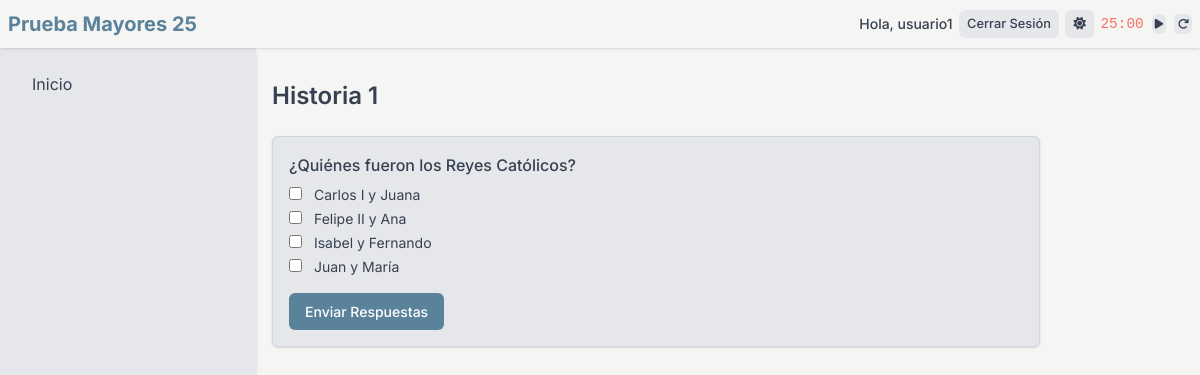
Page /examen/2 (signed in) on the committed database.
### tables this page shows
CREATE TABLE usuarios (
                id INTEGER PRIMARY KEY AUTOINCREMENT,
                username TEXT NOT NULL UNIQUE,
                password TEXT NOT NULL
            );

CREATE TABLE examenes (
                id INTEGER PRIMARY KEY AUTOINCREMENT,
                asignatura_id INTEGER,
                nombre TEXT NOT NULL,
                UNIQUE(asignatura_id, nombre),
                FOREIGN KEY (asignatura_id) REFERENCES asignaturas(id)
            );

CREATE TABLE preguntas (
                id INTEGER PRIMARY KEY AUTOINCREMENT,
                examen_id INTEGER,
                texto TEXT NOT NULL,
                UNIQUE(examen_id, texto),
                FOREIGN KEY (examen_id) REFERENCES examenes(id)
            );

CREATE TABLE opciones (
                id INTEGER PRIMARY KEY AUTOINCREMENT,
                pregunta_id INTEGER,
                texto TEXT NOT NULL,
                es_correcta INTEGER NOT NULL DEFAULT 0,
                UNIQUE(pregunta_id, texto),
                FOREIGN KEY (pregunta_id) REFERENCES preguntas(id)
            );

### app.py (the view, shortened to what this page needs)
@app.route("/examen/<int:examen_id>", methods=["GET", "POST"])
@login_required
def mostrar_examen(examen_id):
    with closing(get_db_connection()) as conn:
        examen_row = conn.execute(
            "SELECT id, nombre, asignatura_id FROM examenes WHERE id = ?", (examen_id,)
        ).fetchone()
        if not examen_row:
            return redirect(url_for("index"))
        examen = dict(examen_row)
        preguntas = [
            dict(row)
            for row in conn.execute(
                "SELECT id, texto FROM preguntas WHERE examen_id = ?", (examen_id,)
            ).fetchall()
        ]
        for pregunta in preguntas:
            pregunta["opciones"] = [
                dict(row)
                for row in conn.execute(
                    "SELECT id, texto, es_correcta FROM opciones WHERE pregunta_id = ?",
                    (pregunta["id"],),
                ).fetchall()
            ]
        examen["preguntas"] = preguntas
        intentos = [
            dict(row)
            for row in conn.execute(
                """
                SELECT id, porcentaje_acierto, respuestas_correctas, respuestas_incorrectas,
                fecha FROM intentos_examen
                WHERE usuario_id = ? AND examen_id = ?
                ORDER BY fecha DESC
                """,
                (current_user.id, examen_id),
            ).fetchall()
        ]
        return render_template(
            "examen.html",
            examen=examen,
            intentos=fetch_intentos(examen_id),
            navbar_data=get_navbar_data(),
        )

### app.py (called while the page is built)
@login_manager.user_loader
def load_user(user_id):
    with closing(get_db_connection()) as conn:
        user = conn.execute(
            "SELECT id, username FROM usuarios WHERE id = ?", (user_id,)
        ).fetchone()
        return User(user["id"], user["username"]) if user else None

def get_navbar_data():
    return {
        "is_authenticated": current_user.is_authenticated,
        "username": current_user.username if current_user.is_authenticated else None,
        "dark_mode": session.get("dark_mode", False),
    }

def fetch_intentos(examen_id):
    with closing(get_db_connection()) as conn:
        intentos = [
            dict(row)
            for row in conn.execute(
                """
                SELECT id, porcentaje_acierto, respuestas_correctas, respuestas_incorrectas, fecha
                FROM intentos_examen
                WHERE usuario_id = ? AND examen_id = ?
                ORDER BY fecha DESC
                """,
                (current_user.id, examen_id),
            ).fetchall()
        ]
    return intentos

### init_db.py (called while the page is built)
def get_db_connection():
    db_path = os.path.join(current_app.root_path, "instance", "database.db")
    conn = sqlite3.connect(db_path, check_same_thread=False)
    conn.row_factory = sqlite3.Row
    return conn

### templates/examen.html (shortened to what this page needs)
<!DOCTYPE html>
<html lang="es" data-theme="{{ 'dark' if navbar_data.dark_mode else 'light' }}">
<head>
    <link rel="stylesheet" href="https://cdnjs.cloudflare.com/ajax/libs/font-awesome/6.5.1/css/all.min.css">
    <script src="https://cdn.tailwindcss.com"></script>
    <link rel="stylesheet" href="{{ url_for('static', filename='css/style.css') }}">
</head>
<body>
    {% include '_navbar.html' %}
    {% include '_sidebar.html' %}
    <main class="content">
        <h1 class="text-2xl font-semibold mb-6">{{ examen['nombre'] }}</h1>
        {% if resultado %}
        <div id="examen-resultados" class="card mb-6 max-w-3xl">
            <h2 class="text-lg font-semibold mb-3">Resultados</h2>
            <p class="text-sm mb-3">Porcentaje de acierto: {{ "%.2f"|format(porcentaje_acierto) }}%</p>
            {% for res in resultado %}
            <div class="mb-4">
                <p class="font-medium mb-1">{{ res['texto'] }}</p>
                <p class="text-sm mb-1">Aciertos: {{ res['aciertos'] }} de {{ res['total_correctas'] }}</p>
                <ul class="text-sm space-y-1">
                    {% for opcion in res['opciones'] %}
                    <li
                        class="{% if opcion['id'] in res['correctas'] and opcion['id'] in res['seleccionadas'] %}text-green-600 dark:text-green-400{% elif opcion['id'] in res['correctas'] %}text-blue-600 dark:text-blue-400{% elif opcion['id'] in res['seleccionadas'] %}text-red-600 dark:text-red-400{% endif %}">
                        {{ opcion['texto'] }}
                        {% if opcion['id'] in res['seleccionadas'] %}(Seleccionada){% endif %}
                        {% if opcion['id'] in res['correctas'] %}(Correcta){% endif %}
                    </li>
                    {% endfor %}
                </ul>
            </div>
            {% endfor %}
            <div class="flex space-x-4 mt-4">
                <button class="btn btn-primary export-examen-pdf"><i class="fas fa-file-pdf mr-2"></i> Exportar a
                    PDF</button>
                <a href="{{ url_for('mostrar_examen', examen_id=examen['id']) }}" class="btn btn-primary"><i
                        class="fas fa-redo mr-2"></i> Reintentar</a>
            </div>
        </div>
        {% else %}
        <form method="POST" id="examen-form" class="card max-w-3xl">
            {% for pregunta in examen['preguntas'] %}
            <div class="mb-4">
                <p class="font-medium mb-2">{{ pregunta['texto'] }}</p>
                {% for opcion in pregunta['opciones'] %}
                <label class="block text-sm mb-1">
                    <input type="checkbox" name="pregunta_{{ pregunta['id'] }}" value="{{ opcion['id'] }}" class="mr-2">
                    {{ opcion['texto'] }}
                </label>
                {% endfor %}
            </div>
            {% endfor %}
            <button type="submit" class="btn btn-primary">Enviar Respuestas</button>
        </form>
        {% endif %}
    </main>
</body>
</html>

### templates/_navbar.html (shortened to what this page needs)
<nav class="navbar">
    <div class="navbar-container">
        <a href="{{ url_for('index') }}" class="navbar-brand">Prueba Mayores 25</a>
        <div class="navbar-menu">
            {% if navbar_data.is_authenticated %}
            <span class="text-sm font-medium">Hola, {{ navbar_data.username }}</span>
            <a href="{{ url_for('logout') }}" class="navbar-btn navbar-btn-secondary">Cerrar Sesión</a>
            {% else %}
            <a href="{{ url_for('login') }}" class="navbar-btn navbar-btn-primary">Iniciar Sesión</a>
            <a href="{{ url_for('register') }}" class="navbar-btn navbar-btn-secondary">Registrarse</a>
            {% endif %}
            <form method="POST" action="{{ url_for('toggle_theme') }}">
                <button type="submit" class="navbar-btn navbar-btn-secondary" title="Cambiar tema">
                    <i class="fas fa-{{ 'moon' if navbar_data.dark_mode else 'sun' }}"></i>
                </button>
            </form>
            <div class="pomodoro-container flex items-center gap-2">
                <span id="pomodoroTime" class="font-mono text-sm">25:00</span>
                <button id="pomodoroToggle" class="navbar-btn navbar-btn-secondary p-1" title="Iniciar/Pausar">
                </button>
                <button id="pomodoroReset" class="navbar-btn navbar-btn-secondary p-1" title="Reiniciar">
                    <i class="fas fa-redo"></i>
                </button>
            </div>
        </div>
    </div>
</nav>

### static/css/style.css (style rules this page uses)
:root { --primary-bg: #f5f5f4; --primary-text: #374151; --secondary-bg: #e5e7eb; --accent: #5a829b; --accent-hover: #456e87; --border: #d1d5db; --shadow: rgba(0, 0, 0, 0.1); --work-color: #ff6f61; --rest-color: #4caf50; }
body { font-family: Inter, sans-serif; background-color: var(--primary-bg); color: var(--primary-text); transition: background-color 0.3s ease, color 0.3s ease; margin: 0; padding: 0; }
.navbar { position: fixed; top: 0; left: 0; width: 100%; z-index: 20; background-color: var(--primary-bg); box-shadow: 0 1px 3px 0 var(--shadow), 0 1px 2px -1px var(--shadow); padding: 0.5rem; min-height: 3rem; display: flex; align-items: center; box-sizing: border-box; }
.navbar-container { display: flex; align-items: center; justify-content: space-between; width: 100%; max-width: 80rem; margin: 0 auto; flex-wrap: nowrap; }
.navbar-brand { font-size: 1.25rem; font-weight: 700; color: var(--accent); white-space: nowrap; overflow: hidden; text-overflow: ellipsis; }
.navbar-menu { display: flex; align-items: center; gap: 0.4rem; flex-wrap: nowrap; overflow-x: auto; -webkit-overflow-scrolling: touch; scrollbar-width: none; }
.navbar-menu>* { margin-left: 0; }
.navbar-btn { padding: 0.3rem 0.5rem; border-radius: 0.375rem; font-weight: 500; font-size: 0.8rem; transition: background-color 0.2s ease-in-out, color 0.2s ease-in-out; white-space: nowrap; }
.navbar-btn-secondary { background-color: var(--secondary-bg); color: var(--primary-text); }
.content { padding-top: 5rem; padding-left: 1rem; padding-right: 1rem; min-height: 100vh; transition: margin-left 0.3s ease-in-out; box-sizing: border-box; }
@media (min-width: 769px) { .content { margin-left: 16rem; } }
.btn { padding: 0.5rem 1rem; border-radius: 0.375rem; font-weight: 500; font-size: 0.875rem; transition: background-color 0.2s ease-in-out, color 0.2s ease-in-out; cursor: pointer; border: none; }
.btn-primary { background-color: var(--accent); color: #fff; }
.card { background-color: var(--secondary-bg); padding: 1rem; border-radius: 0.375rem; box-shadow: 0 1px 3px 0 var(--shadow), 0 1px 2px -1px var(--shadow); border: 1px solid var(--border); }
.pomodoro-container { display: flex; align-items: center; gap: 0.4rem; }
#pomodoroTime { font-family: monospace; font-size: 0.9rem; color: inherit; min-width: 40px; transition: all 0.2s ease; }
#pomodoroTime.work { color: var(--work-color); }
#pomodoroToggle, #pomodoroReset { padding: 0.2rem !important; line-height: 1; transition: all 0.2s ease; }
#pomodoroToggle i, #pomodoroReset i { font-size: 0.7rem; }
p, li { line-height: 1.5 !important; }

### rows in the picture
usuarios: username "usuario1"
examenes: nombre "Historia 1"
preguntas: texto "¿Quiénes fueron los Reyes Católicos?"
opciones: texto "Carlos I y Juana"
opciones: texto "Felipe II y Ana"
opciones: texto "Isabel y Fernando"
opciones: texto "Juan y María"
